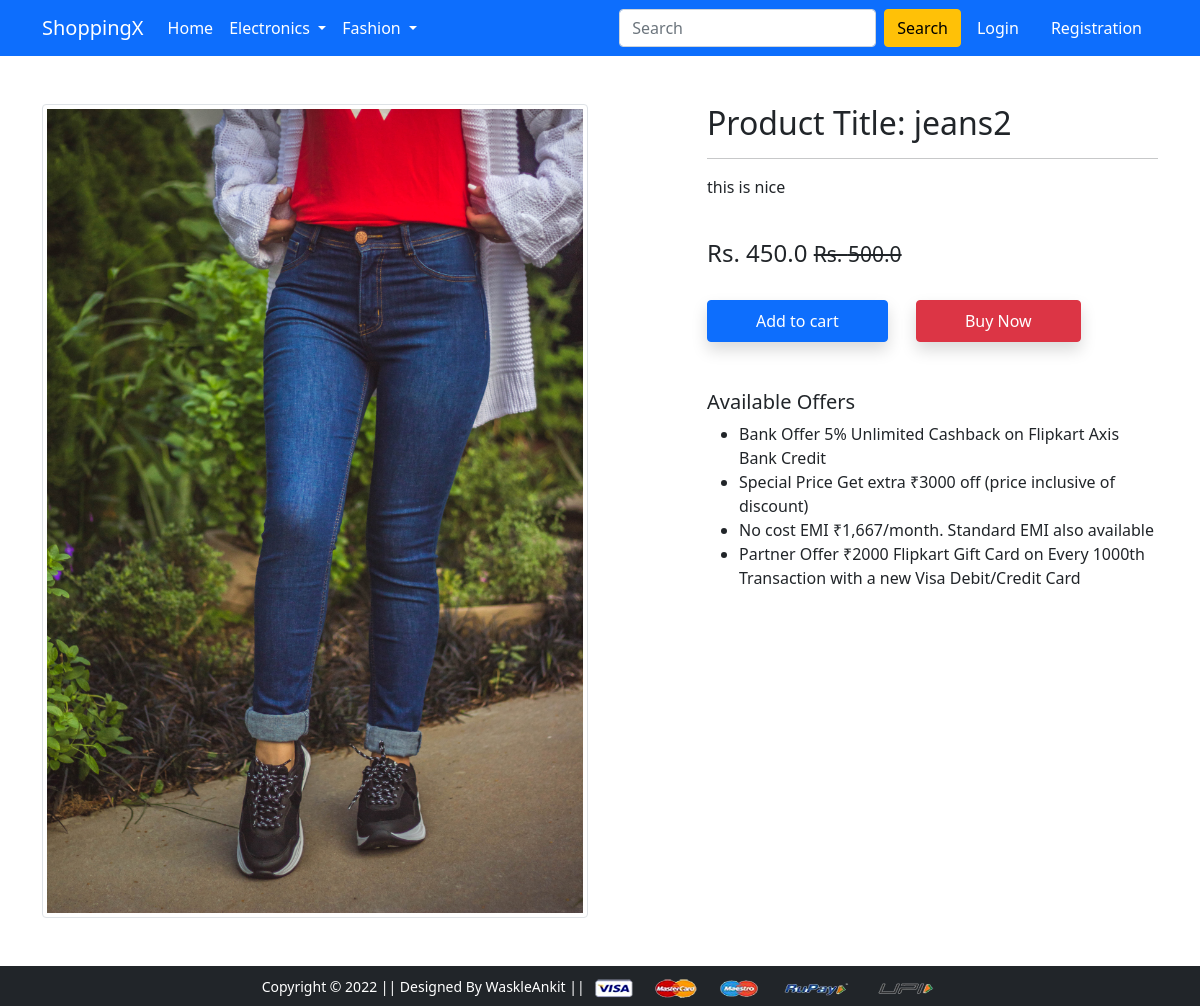
Screenshot of /product-detail/2 with the database file from the repository.
### app/models.py (models this page shows, shortened)
class Product(models.Model):
    title = models.CharField(max_length=100)
    selling_price = models.FloatField()
    discounted_price = models.FloatField()
    description = models.TextField()
    brand = models.CharField(max_length=100)
    category = models.CharField(choices=CATEGORY_CHOICES,max_length=2)
    product_image = models.ImageField(upload_to='productimg')

### app/views.py (the view)
# urls.py: path('product-detail/<int:pk>', views.ProductDetailView.as_view(), name='product-detail'),
class ProductDetailView(View):
 def get(self,request,pk):
  product = Product.objects.get(pk=pk)
  item_already_in_cart = False
  totalitem = 0
  if request.user.is_authenticated:
   totalitem = len(Cart.objects.filter(user=request.user))
   item_already_in_cart = Cart.objects.filter(Q(product=product.id) & Q(user=request.user)).exists()
  context = {'totalitem':totalitem,'product':product,'item_already_in_cart':item_already_in_cart}
  return render(request,'app/productdetail.html',context)

### app/templates/app/productdetail.html (shortened to what this page needs)
{% extends 'app/base.html' %}
{% load static %}
{% block main-content %}
<div class="container my-5">
 <div class="row">
  <div class="col-sm-6 text-center align-self-center">
   <img src="{{ product.product_image.url }}" alt="" class="img-fluid img-thumbnail">
  </div>
  <div class="col-sm-5 offset-sm-1">
   <h2>Product Title: {{ product.title }}</h2>
   <hr>
   <p>{{ product.description }}</p> <br>
   <h4>Rs. {{ product.discounted_price }} <small class="fw-light text-decoration-line-through">Rs. {{ product.selling_price }}</small></h4> <br>
  {% if not request.user.is_authenticated %}
   <form action="/add-to-cart" class="d-inline">
    <button type="submit" class="btn btn-primary shadow px-5 py-2">Add to cart</button>
   </form>
   {%endif%}
   <a href="{% url 'checkout' %}" class="btn btn-danger shadow px-5 py-2 ms-4">Buy Now</a>
   <h5 class="mt-5">Available Offers</h5>
   <ul>
    <li>Bank Offer 5% Unlimited Cashback on Flipkart Axis Bank Credit</li>
    <li>Special Price Get extra ₹3000 off (price inclusive of discount)</li>
    <li>No cost EMI ₹1,667/month. Standard EMI also available</li>
    <li>Partner Offer ₹2000 Flipkart Gift Card on Every 1000th Transaction with a new Visa Debit/Credit Card</li>
   </ul>
  </div>
 </div>
</div>
{% endblock main-content %}

### rows the page displays
Product: product_image (picture), title "jeans2", description "this is nice", discounted_price "450.0", selling_price "500.0"
